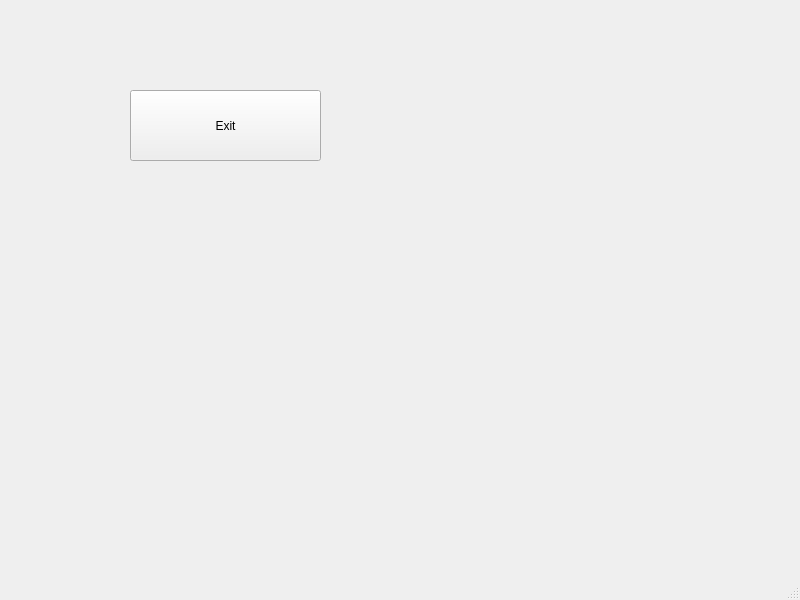
<?xml version="1.0" encoding="UTF-8"?>
<ui version="4.0">
 <class>MainWindow</class>
 <widget class="QMainWindow" name="MainWindow">
  <property name="geometry">
   <rect>
    <x>0</x>
    <y>0</y>
    <width>800</width>
    <height>600</height>
   </rect>
  </property>
  <property name="windowTitle">
   <string>MainWindow</string>
  </property>
  <widget class="QWidget" name="centralwidget">
   <widget class="QPushButton" name="btnExit">
    <property name="geometry">
     <rect>
      <x>130</x>
      <y>90</y>
      <width>191</width>
      <height>71</height>
     </rect>
    </property>
    <property name="text">
     <string>Exit</string>
    </property>
   </widget>
  </widget>
  <widget class="QMenuBar" name="menubar">
   <property name="geometry">
    <rect>
     <x>0</x>
     <y>0</y>
     <width>800</width>
     <height>26</height>
    </rect>
   </property>
  </widget>
  <widget class="QStatusBar" name="statusbar"/>
 </widget>
 <resources/>
 <connections/>
</ui>
